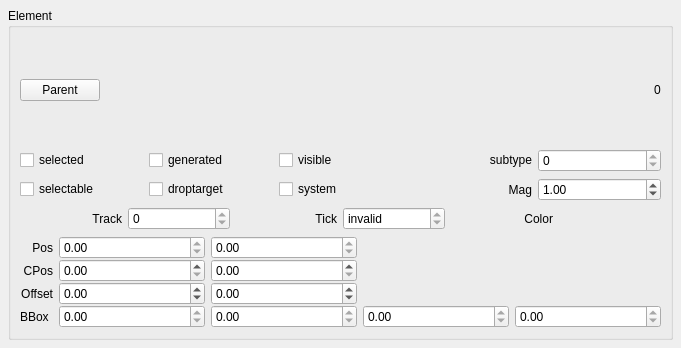
<?xml version="1.0" encoding="UTF-8"?>
<ui version="4.0">
 <class>ElementBase</class>
 <widget class="QWidget" name="ElementBase">
  <property name="geometry">
   <rect>
    <x>0</x>
    <y>0</y>
    <width>681</width>
    <height>348</height>
   </rect>
  </property>
  <property name="windowTitle">
   <string>Form</string>
  </property>
  <layout class="QVBoxLayout">
   <property name="spacing">
    <number>6</number>
   </property>
   <property name="margin">
    <number>8</number>
   </property>
   <item>
    <widget class="QGroupBox" name="groupBox">
     <property name="toolTip">
      <string notr="true"/>
     </property>
     <property name="title">
      <string notr="true" comment="do not translate">Element</string>
     </property>
     <property name="flat">
      <bool>true</bool>
     </property>
     <layout class="QVBoxLayout" name="verticalLayout">
      <item>
       <layout class="QHBoxLayout">
        <property name="spacing">
         <number>6</number>
        </property>
        <property name="margin">
         <number>0</number>
        </property>
        <item>
         <widget class="QPushButton" name="parentButton">
          <property name="text">
           <string notr="true">Parent</string>
          </property>
         </widget>
        </item>
        <item>
         <spacer>
          <property name="orientation">
           <enum>Qt::Horizontal</enum>
          </property>
          <property name="sizeHint" stdset="0">
           <size>
            <width>40</width>
            <height>20</height>
           </size>
          </property>
         </spacer>
        </item>
        <item>
         <widget class="QLabel" name="address">
          <property name="toolTip">
           <string notr="true"/>
          </property>
          <property name="text">
           <string notr="true">0</string>
          </property>
         </widget>
        </item>
       </layout>
      </item>
      <item>
       <layout class="QGridLayout" name="gridLayout_2">
        <property name="margin">
         <number>0</number>
        </property>
        <item row="0" column="0">
         <widget class="QCheckBox" name="selected">
          <property name="text">
           <string notr="true" comment="do not translate">selected</string>
          </property>
         </widget>
        </item>
        <item row="0" column="2">
         <widget class="QCheckBox" name="generated">
          <property name="text">
           <string notr="true" comment="do not translate">generated</string>
          </property>
         </widget>
        </item>
        <item row="0" column="3">
         <widget class="QCheckBox" name="visible">
          <property name="text">
           <string notr="true" comment="do not translate">visible</string>
          </property>
         </widget>
        </item>
        <item row="0" column="5">
         <widget class="QLabel" name="label_4">
          <property name="sizePolicy">
           <sizepolicy hsizetype="Minimum" vsizetype="Fixed">
            <horstretch>0</horstretch>
            <verstretch>0</verstretch>
           </sizepolicy>
          </property>
          <property name="toolTip">
           <string notr="true"/>
          </property>
          <property name="text">
           <string notr="true" comment="do not translate">subtype</string>
          </property>
          <property name="alignment">
           <set>Qt::AlignRight</set>
          </property>
         </widget>
        </item>
        <item row="0" column="6">
         <widget class="QSpinBox" name="subtype">
          <property name="sizePolicy">
           <sizepolicy hsizetype="Preferred" vsizetype="Fixed">
            <horstretch>0</horstretch>
            <verstretch>0</verstretch>
           </sizepolicy>
          </property>
          <property name="toolTip">
           <string notr="true"/>
          </property>
          <property name="readOnly">
           <bool>true</bool>
          </property>
          <property name="maximum">
           <number>999999999</number>
          </property>
         </widget>
        </item>
        <item row="1" column="0">
         <widget class="QCheckBox" name="selectable">
          <property name="text">
           <string>selectable</string>
          </property>
         </widget>
        </item>
        <item row="1" column="2">
         <widget class="QCheckBox" name="droptarget">
          <property name="text">
           <string>droptarget</string>
          </property>
         </widget>
        </item>
        <item row="1" column="3">
         <widget class="QCheckBox" name="systemFlag">
          <property name="toolTip">
           <string notr="true"/>
          </property>
          <property name="text">
           <string notr="true" comment="do not translate">system</string>
          </property>
         </widget>
        </item>
        <item row="1" column="6">
         <widget class="QDoubleSpinBox" name="mag">
          <property name="value">
           <double>1.000000000000000</double>
          </property>
         </widget>
        </item>
        <item row="1" column="5">
         <widget class="QLabel" name="label_11">
          <property name="text">
           <string notr="true" comment="do not translate">Mag</string>
          </property>
          <property name="alignment">
           <set>Qt::AlignRight|Qt::AlignTrailing|Qt::AlignVCenter</set>
          </property>
         </widget>
        </item>
       </layout>
      </item>
      <item>
       <layout class="QHBoxLayout">
        <property name="spacing">
         <number>6</number>
        </property>
        <property name="margin">
         <number>0</number>
        </property>
        <item>
         <widget class="QLabel" name="label">
          <property name="toolTip">
           <string notr="true"/>
          </property>
          <property name="text">
           <string notr="true" comment="do not translate">Track</string>
          </property>
          <property name="textFormat">
           <enum>Qt::PlainText</enum>
          </property>
          <property name="alignment">
           <set>Qt::AlignRight|Qt::AlignTrailing|Qt::AlignVCenter</set>
          </property>
         </widget>
        </item>
        <item>
         <widget class="QSpinBox" name="track">
          <property name="sizePolicy">
           <sizepolicy hsizetype="Preferred" vsizetype="Fixed">
            <horstretch>0</horstretch>
            <verstretch>0</verstretch>
           </sizepolicy>
          </property>
          <property name="toolTip">
           <string notr="true"/>
          </property>
          <property name="readOnly">
           <bool>true</bool>
          </property>
          <property name="minimum">
           <number>0</number>
          </property>
          <property name="maximum">
           <number>999999</number>
          </property>
         </widget>
        </item>
        <item>
         <widget class="QLabel" name="label_2">
          <property name="text">
           <string notr="true" comment="do not translate">Tick</string>
          </property>
          <property name="textFormat">
           <enum>Qt::PlainText</enum>
          </property>
          <property name="alignment">
           <set>Qt::AlignRight|Qt::AlignTrailing|Qt::AlignVCenter</set>
          </property>
         </widget>
        </item>
        <item>
         <widget class="QSpinBox" name="time">
          <property name="sizePolicy">
           <sizepolicy hsizetype="Preferred" vsizetype="Fixed">
            <horstretch>0</horstretch>
            <verstretch>0</verstretch>
           </sizepolicy>
          </property>
          <property name="toolTip">
           <string notr="true"/>
          </property>
          <property name="readOnly">
           <bool>true</bool>
          </property>
          <property name="specialValueText">
           <string>invalid</string>
          </property>
          <property name="minimum">
           <number>-1</number>
          </property>
          <property name="maximum">
           <number>999999</number>
          </property>
          <property name="value">
           <number>-1</number>
          </property>
         </widget>
        </item>
        <item>
         <widget class="QLabel" name="label_3">
          <property name="toolTip">
           <string notr="true"/>
          </property>
          <property name="text">
           <string notr="true" comment="do not translate">Color</string>
          </property>
          <property name="textFormat">
           <enum>Qt::PlainText</enum>
          </property>
          <property name="alignment">
           <set>Qt::AlignRight|Qt::AlignTrailing|Qt::AlignVCenter</set>
          </property>
         </widget>
        </item>
        <item>
         <widget class="Awl::ColorLabel" name="color">
          <property name="sizePolicy">
           <sizepolicy hsizetype="Preferred" vsizetype="Fixed">
            <horstretch>0</horstretch>
            <verstretch>0</verstretch>
           </sizepolicy>
          </property>
         </widget>
        </item>
       </layout>
      </item>
      <item>
       <layout class="QGridLayout" name="gridLayout">
        <property name="verticalSpacing">
         <number>0</number>
        </property>
        <item row="0" column="0">
         <widget class="QLabel" name="label_5">
          <property name="text">
           <string notr="true" comment="do not translate">Pos</string>
          </property>
          <property name="textFormat">
           <enum>Qt::PlainText</enum>
          </property>
          <property name="alignment">
           <set>Qt::AlignRight|Qt::AlignTrailing|Qt::AlignVCenter</set>
          </property>
         </widget>
        </item>
        <item row="0" column="1">
         <widget class="QDoubleSpinBox" name="posx">
          <property name="sizePolicy">
           <sizepolicy hsizetype="Preferred" vsizetype="Fixed">
            <horstretch>0</horstretch>
            <verstretch>0</verstretch>
           </sizepolicy>
          </property>
          <property name="readOnly">
           <bool>true</bool>
          </property>
          <property name="maximum">
           <double>100000.000000000000000</double>
          </property>
         </widget>
        </item>
        <item row="0" column="2">
         <widget class="QDoubleSpinBox" name="posy">
          <property name="sizePolicy">
           <sizepolicy hsizetype="Preferred" vsizetype="Fixed">
            <horstretch>0</horstretch>
            <verstretch>0</verstretch>
           </sizepolicy>
          </property>
          <property name="readOnly">
           <bool>true</bool>
          </property>
          <property name="maximum">
           <double>100000.000000000000000</double>
          </property>
         </widget>
        </item>
        <item row="1" column="0">
         <widget class="QLabel" name="label_10">
          <property name="text">
           <string notr="true" comment="do not translate">CPos</string>
          </property>
          <property name="alignment">
           <set>Qt::AlignRight|Qt::AlignTrailing|Qt::AlignVCenter</set>
          </property>
         </widget>
        </item>
        <item row="1" column="1">
         <widget class="QDoubleSpinBox" name="cposx">
          <property name="sizePolicy">
           <sizepolicy hsizetype="Preferred" vsizetype="Fixed">
            <horstretch>0</horstretch>
            <verstretch>0</verstretch>
           </sizepolicy>
          </property>
          <property name="toolTip">
           <string notr="true">canvas x position</string>
          </property>
          <property name="maximum">
           <double>1000000.000000000000000</double>
          </property>
         </widget>
        </item>
        <item row="1" column="2">
         <widget class="QDoubleSpinBox" name="cposy">
          <property name="sizePolicy">
           <sizepolicy hsizetype="Preferred" vsizetype="Fixed">
            <horstretch>0</horstretch>
            <verstretch>0</verstretch>
           </sizepolicy>
          </property>
          <property name="toolTip">
           <string notr="true">canvas y position</string>
          </property>
          <property name="maximum">
           <double>1000000.000000000000000</double>
          </property>
         </widget>
        </item>
        <item row="2" column="0">
         <widget class="QLabel" name="label_6">
          <property name="text">
           <string notr="true" comment="do not translate">Offset</string>
          </property>
          <property name="textFormat">
           <enum>Qt::PlainText</enum>
          </property>
          <property name="alignment">
           <set>Qt::AlignRight|Qt::AlignTrailing|Qt::AlignVCenter</set>
          </property>
         </widget>
        </item>
        <item row="2" column="1">
         <widget class="QDoubleSpinBox" name="offsetx">
          <property name="sizePolicy">
           <sizepolicy hsizetype="Preferred" vsizetype="Fixed">
            <horstretch>0</horstretch>
            <verstretch>0</verstretch>
           </sizepolicy>
          </property>
          <property name="suffix">
           <string comment="do not translate"/>
          </property>
          <property name="minimum">
           <double>-100000.000000000000000</double>
          </property>
          <property name="maximum">
           <double>100000.000000000000000</double>
          </property>
          <property name="singleStep">
           <double>0.100000000000000</double>
          </property>
         </widget>
        </item>
        <item row="2" column="2">
         <widget class="QDoubleSpinBox" name="offsety">
          <property name="sizePolicy">
           <sizepolicy hsizetype="Preferred" vsizetype="Fixed">
            <horstretch>0</horstretch>
            <verstretch>0</verstretch>
           </sizepolicy>
          </property>
          <property name="suffix">
           <string comment="do not translate"/>
          </property>
          <property name="minimum">
           <double>-100000.000000000000000</double>
          </property>
          <property name="maximum">
           <double>100000.000000000000000</double>
          </property>
          <property name="singleStep">
           <double>0.100000000000000</double>
          </property>
         </widget>
        </item>
        <item row="3" column="0">
         <widget class="QLabel" name="label_7">
          <property name="sizePolicy">
           <sizepolicy hsizetype="Maximum" vsizetype="Preferred">
            <horstretch>0</horstretch>
            <verstretch>0</verstretch>
           </sizepolicy>
          </property>
          <property name="text">
           <string notr="true" comment="do not translate">BBox</string>
          </property>
          <property name="textFormat">
           <enum>Qt::PlainText</enum>
          </property>
         </widget>
        </item>
        <item row="3" column="1">
         <widget class="QDoubleSpinBox" name="bboxx">
          <property name="sizePolicy">
           <sizepolicy hsizetype="Preferred" vsizetype="Fixed">
            <horstretch>0</horstretch>
            <verstretch>0</verstretch>
           </sizepolicy>
          </property>
          <property name="readOnly">
           <bool>true</bool>
          </property>
          <property name="minimum">
           <double>-100000.000000000000000</double>
          </property>
          <property name="maximum">
           <double>100000.000000000000000</double>
          </property>
         </widget>
        </item>
        <item row="3" column="2">
         <widget class="QDoubleSpinBox" name="bboxy">
          <property name="sizePolicy">
           <sizepolicy hsizetype="Preferred" vsizetype="Fixed">
            <horstretch>0</horstretch>
            <verstretch>0</verstretch>
           </sizepolicy>
          </property>
          <property name="readOnly">
           <bool>true</bool>
          </property>
          <property name="minimum">
           <double>-100000.000000000000000</double>
          </property>
          <property name="maximum">
           <double>100000.000000000000000</double>
          </property>
         </widget>
        </item>
        <item row="3" column="3">
         <widget class="QDoubleSpinBox" name="bboxw">
          <property name="sizePolicy">
           <sizepolicy hsizetype="Preferred" vsizetype="Fixed">
            <horstretch>0</horstretch>
            <verstretch>0</verstretch>
           </sizepolicy>
          </property>
          <property name="readOnly">
           <bool>true</bool>
          </property>
          <property name="minimum">
           <double>-100000.000000000000000</double>
          </property>
          <property name="maximum">
           <double>100000.000000000000000</double>
          </property>
         </widget>
        </item>
        <item row="3" column="4">
         <widget class="QDoubleSpinBox" name="bboxh">
          <property name="readOnly">
           <bool>true</bool>
          </property>
          <property name="minimum">
           <double>-100000.000000000000000</double>
          </property>
          <property name="maximum">
           <double>100000.000000000000000</double>
          </property>
         </widget>
        </item>
       </layout>
      </item>
     </layout>
    </widget>
   </item>
  </layout>
 </widget>
 <customwidgets>
  <customwidget>
   <class>Awl::ColorLabel</class>
   <extends>QFrame</extends>
   <header>awl/colorlabel.h</header>
   <container>1</container>
  </customwidget>
 </customwidgets>
 <resources/>
 <connections/>
</ui>
